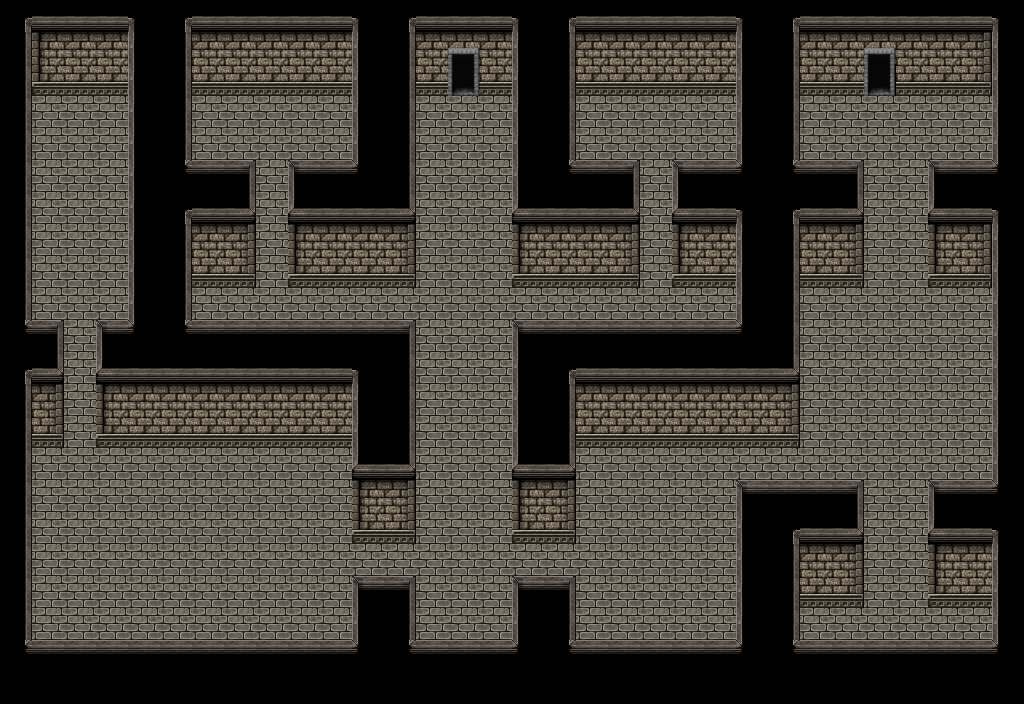

This is a level from a 2D game, rendered from its Tiled map with the project's own tilesets. A one-line summary and the map file follow, with tile-layer data summarised:
An orthogonal 32x22 tile map with 32x32 px tiles, 5 tile layers (ground, ground2, ground3, terrain, ...), 3 tilesets and 58 objects (portal1, activator1, pics1, pics2, pics3, ...).

<map version="1.0" tiledversion="1.0.2" orientation="orthogonal" renderorder="right-up" width="32" height="22" tilewidth="32" tileheight="32" nextobjectid="112">
 <properties>
  <property name="music" value="THEME_FOREST" />
 </properties>
 <tileset firstgid="1" source="Celianna_TileA4.tsx" />
 <tileset firstgid="514" source="Celianna_TileA5.tsx" />
 <tileset firstgid="642" source="terrain.tsx" />
 <layer name="ground" width="32" height="22">
  <data>[704 cells, 694 non-empty, 9 distinct tile ids]</data>
 </layer>
 <layer name="ground2" width="32" height="22">
  <data>[704 cells, 213 non-empty, 16 distinct tile ids]</data>
 </layer>
 <layer name="ground3" width="32" height="22">
  <data>[704 cells, 2 non-empty, 1 distinct tile ids]</data>
 </layer>
 <layer name="terrain" width="32" height="22">
  <data>[704 cells, 96 non-empty, 1 distinct tile ids]</data>
 </layer>
 <layer name="terrain2" width="32" height="22">
  <data>[704 cells, 97 non-empty, 11 distinct tile ids]</data>
 </layer>
 <objectgroup name="interactions">
  <object id="1" name="portal1" gid="687" x="445" y="98" width="32" height="32" />
  <object id="2" name="activator1" gid="687" x="448" y="326" width="32" height="32" />
  <object id="3" name="pics1" gid="687" x="426.616" y="418.055" width="32" height="32" />
  <object id="4" name="pics2" gid="687" x="468.698" y="418.475" width="32" height="32" />
  <object id="6" name="pics3" gid="687" x="640.653" y="280.053" width="32" height="32" />
  <object id="77" name="activator2" gid="687" x="640" y="150" width="32" height="32" />
  <object id="79" name="pics4" gid="687" x="256" y="280.667" width="32" height="32" />
  <object id="80" name="activator3" gid="687" x="254.667" y="150.667" width="32" height="32" />
  <object id="84" name="door1" gid="687" x="60" y="447" width="32" height="32" />
  <object id="85" name="pics7" gid="687" x="64.6666" y="482.667" width="32" height="32" />
  <object id="86" name="pics5" gid="687" x="530.667" y="584" width="32" height="32" />
  <object id="87" name="pics6" gid="687" x="369.333" y="585.333" width="32" height="32" />
  <object id="88" name="pics8" gid="687" x="878.667" y="595.333" width="32" height="32" />
  <object id="89" name="pics9" gid="687" x="881.333" y="290.667" width="32" height="32" />
  <object id="90" name="activator4" gid="687" x="445.333" y="578.667" width="32" height="32" />
  <object id="91" name="activator5" gid="687" x="878.667" y="448" width="32" height="32" />
  <object id="92" name="activator6" gid="687" x="162.667" y="577.333" width="32" height="32" />
  <object id="93" name="activator7" gid="687" x="879.334" y="635.333" width="32" height="32" />
  <object id="94" name="chest1" gid="687" x="65.3333" y="141.333" width="32" height="32" />
  <object id="111" name="portal2" gid="687" x="863" y="96" width="32" height="32" />
 </objectgroup>
 <objectgroup name="collision">
  <object id="49" x="575.427" y="370.342">
   <polygon points="0,0 -62.376,0 -61.4309,171.061 0,172.952" />
  </object>
  <object id="50" x="415.707" y="545.184">
   <polygon points="0,0 -64.2661,0 -62.376,-173.897 -0.94509,-175.787" />
  </object>
  <object id="51" x="415.707" y="352.386">
   <polygon points="0,0 -317.308,0 -317.308,98.2894 -2.36798,95.4541" />
  </object>
  <object id="52" x="748.775" y="352.386">
   <polygon points="0,0 -234.779,-0.94509 -234.779,93.5639 3.58441,93.5639" />
  </object>
  <object id="53" x="513.051" y="68.8585">
   <polygon points="0,0 0.94509,217.371 62.376,218.316 61.4309,0.94509" />
  </object>
  <object id="54" x="354.276" y="68.8585">
   <polygon points="0,0 3.78036,216.426 61.4309,218.316 59.5407,-0.94509" />
  </object>
  <object id="55" x="0.05491" y="671.826">
   <polygon points="0,0 28.949,-1 29.5058,-639.826 3.27842,-638.881" />
  </object>
  <object id="56" x="1007.18" y="672.869">
   <polygon points="0,0 -989.129,1.50065 -989.129,27.0116 0.972595,27.0116" />
  </object>
  <object id="57" x="991.816" y="36.7255">
   <polygon points="0,0 2.84509,633.21 28.4509,634.156 28.4509,-2.83527" />
  </object>
  <object id="58" x="14.1098" y="3">
   <polygon points="0,0 2.91778,92.321 988.157,89.5653 990.102,1.37793" />
  </object>
  <object id="59" x="290.01" y="189.83">
   <polygon points="0,0 -0.94509,98.2894 123.807,97.3443 122.862,-0.94509" />
  </object>
  <object id="60" x="639.693" y="190.775">
   <polygon points="0,0 -125.697,-1.89018 -124.752,96.3992 1.89018,94.509" />
  </object>
  <object id="74" x="676.552" y="192.665">
   <polygon points="-2,0 -0.388247,94.6189 122.862,93.5639 121.917,-0.94509" />
  </object>
  <object id="75" x="739.873" y="42.1781">
   <polygon points="0,0 0.94509,403.06 58.5956,403.06 58.5956,-6.39777" />
  </object>
  <object id="82" x="129.333" y="58">
   <polygon points="0,0 -1.33333,303.48 59.3333,304 60.6667,0.520548" />
  </object>
  <object id="83" x="256" y="190.667">
   <polygon points="0,0 0,97.3333 -82,96.6667 -81.3333,-1.33333" />
  </object>
  <object id="95" x="992" y="184">
   <polygon points="0,0 -62.6667,0 -62.6667,104 1.33333,102.667" />
  </object>
  <object id="96" x="801.333" y="185.333">
   <polygon points="0,0 60,1.33333 58.6667,100 1.33333,100" />
  </object>
  <object id="97" x="864" y="505.333">
   <polygon points="0,0 -69.3333,4 -66.6667,98.6667 -2.66667,98.6667" />
  </object>
  <object id="98" x="930.667" y="509.333">
   <polygon points="0,0 61.3333,0 58.6667,96 0,96" />
  </object>
  <object id="99" x="796" y="510.667">
   <polygon points="0,0 -56,-1.33333 -54.6667,160 2.66667,158.667" />
  </object>
  <object id="100" x="353.333" y="597.333">
   <polygon points="0,0 0,77.3333 57.3333,73.3333 60,1.33333" />
  </object>
  <object id="101" x="576" y="597.333">
   <polygon points="0,0 -64,1.33333 -60,76 -1.33333,76" />
  </object>
  <object id="102" x="33.1795" y="344">
   <polygon points="0,0 27.641,-2.66667 26.8205,102 -2.51282,102.667" />
  </object>
 </objectgroup>
 <objectgroup name="zindex">
  <object id="68" name="zindex1" x="640.638" y="161.477">
   <polygon points="0,0 0.94509,125.697 -78.4425,124.752 -79.3876,-1.89018" />
  </object>
  <object id="69" name="zindex2" x="290.01" y="161.477">
   <polygon points="0,0 0,123.807 79.3876,124.752 79.3876,0" />
  </object>
  <object id="70" name="zindex3" x="96.0103" y="321.198">
   <polygon points="0,0 321.587,-0.94509 312.059,116.246 0,111.521" />
  </object>
  <object id="71" name="zindex4" x="516.529" y="321.198">
   <polygon points="0,0 227.837,-0.94509 233.054,104.905 -3.47842,103.96" />
  </object>
  <object id="72" name="zindex5" x="1001.21" y="643.687">
   <polygon points="0,0 -969.203,-2.00556 -970.157,50.1391 -0.95394,50.1391" />
  </object>
  <object id="76" x="672.492" y="158.811">
   <polygon points="0,0 0,121.917 128.532,124.752 127.587,0.94509" />
  </object>
  <object id="81" x="257.333" y="161.333">
   <polygon points="0,0 -0.666667,56.6667 -74.6667,56 -74,-1.33333" />
  </object>
  <object id="103" x="797.333" y="161.333">
   <polygon points="0,0 69.3333,-1.33333 66.6667,121.333 2.66667,122.667" />
  </object>
  <object id="104" x="926.667" y="161.333">
   <polygon points="0,0 65.3333,-1.33333 64,121.333 1.33333,126.667" />
  </object>
  <object id="105" x="929.333" y="480">
   <polygon points="0,0 62.6667,0 61.3333,124 -4,125.333" />
  </object>
  <object id="106" x="736" y="481.333">
   <polygon points="0,0 128,-1.33333 125.333,125.333 4,124" />
  </object>
  <object id="107" x="509.333" y="576">
   <polygon points="0,0 72,0 66.6667,98.6667 2.66667,98.6667" />
  </object>
  <object id="109" x="349.333" y="576">
   <polygon points="0,0 69.3333,1.33333 64,97.3333 -1.33333,97.3333" />
  </object>
  <object id="110" x="30.6667" y="321.333">
   <polygon points="0,0 32,0 32.4828,128 2.2069,128" />
  </object>
 </objectgroup>
</map>
